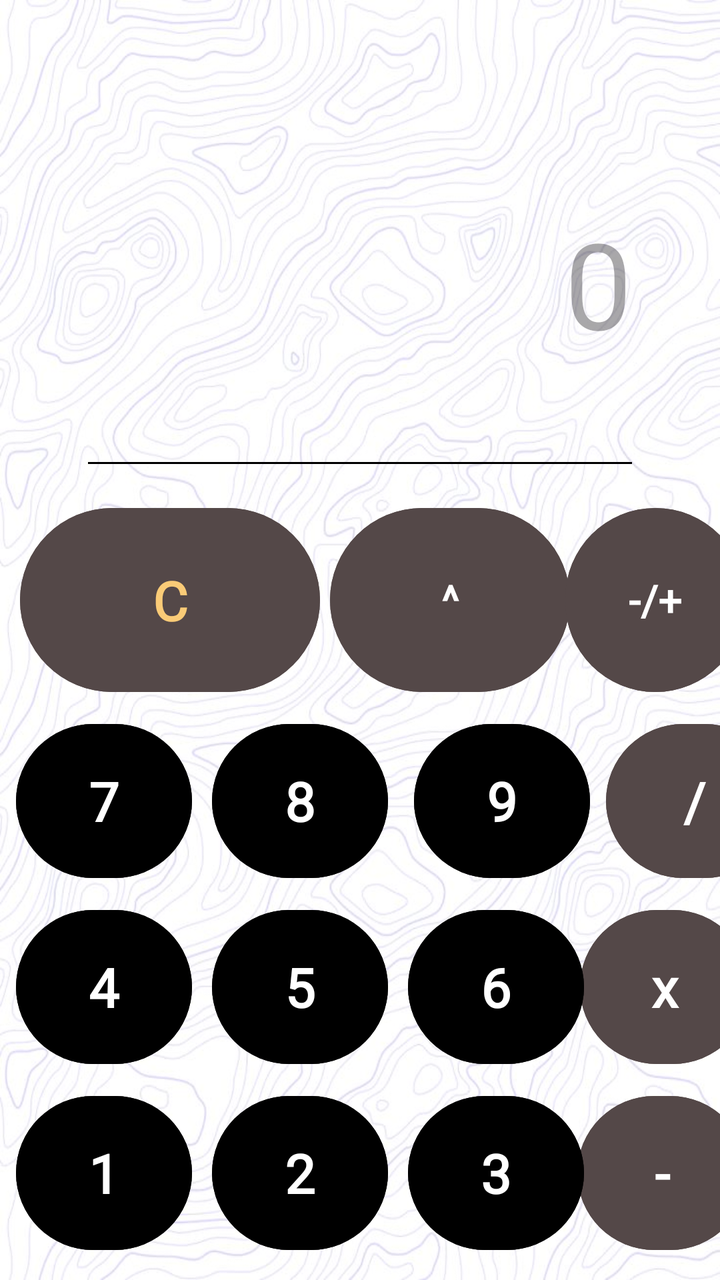
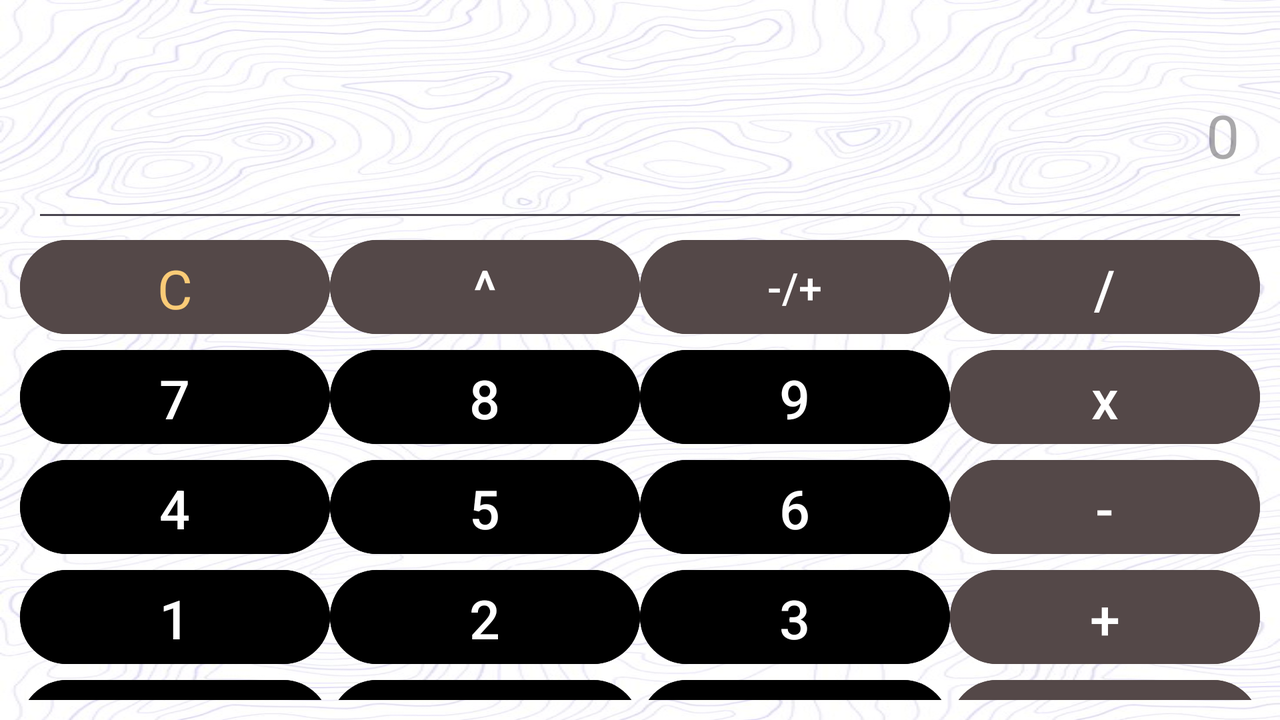

One screen, two layout resources from the same app: the default and the repository's alternative for another configuration. Each is rendered where Android would select it; the XML of both is given below.
<!-- AndroidManifest.xml: application theme Theme.Belajar_mobileElnoah -->
<!-- res/layout/activity_kalkulator2.xml -->
<?xml version="1.0" encoding="utf-8"?>
<androidx.constraintlayout.widget.ConstraintLayout xmlns:android="http://schemas.android.com/apk/res/android"
    xmlns:app="http://schemas.android.com/apk/res-auto"
    xmlns:tools="http://schemas.android.com/tools"
    android:id="@+id/main"
    android:layout_width="match_parent"
    android:layout_height="match_parent"
    android:background="@drawable/backgroundkalku"
    tools:context=".Kalkulator2">

    <EditText
        android:id="@+id/etDisplay"
        android:layout_width="match_parent"
        android:layout_height="200dp"
        android:layout_margin="40dp"
        android:backgroundTint="@color/black"
        android:fontFamily="@font/poppinsregular"
        android:hint="0"
        android:textAlignment="textEnd"
        android:textAppearance="@style/TextAppearance.Material3.TitleLarge"
        android:textColor="@color/black"
        android:textSize="60sp"
        app:layout_constraintBottom_toTopOf="@id/btbersihkan"
        app:layout_constraintEnd_toEndOf="parent"
        app:layout_constraintStart_toStartOf="parent"
        app:layout_constraintTop_toTopOf="parent"
        tools:ignore="MissingConstraints" />

    <Button
        android:id="@+id/btbersihkan"
        android:layout_width="150dp"
        android:layout_height="100dp"
        android:layout_marginStart="10dp"
        android:layout_marginTop="10dp"
        android:backgroundTint="#544848"
        android:text="C"
        android:fontFamily="@font/poppinsbold"
        android:textSize="27sp"
        android:textColor="#FACB77"
        android:textStyle="bold"
        app:layout_constraintStart_toStartOf="parent"
        app:layout_constraintTop_toBottomOf="@id/etDisplay" />

    <Button
        android:id="@+id/btpangkat"
        android:layout_width="120dp"
        android:layout_height="100dp"
        android:layout_marginStart="5dp"
        android:layout_marginTop="10dp"
        android:backgroundTint="#544848"
        android:textColor="@color/white"
        android:text="^"
        android:fontFamily="@font/poppinsregular"
        android:textSize="21sp"
        android:textStyle="bold"
        app:layout_constraintStart_toEndOf="@+id/btbersihkan"
        app:layout_constraintTop_toBottomOf="@id/etDisplay" />

    <Button
        android:id="@+id/btnegatif"
        android:layout_width="90dp"
        android:layout_height="100dp"
        android:layout_marginStart="10dp"
        android:layout_marginTop="10dp"
        android:backgroundTint="#544848"
        android:textColor="@color/white"
        android:text="-/+"
        android:fontFamily="@font/poppinsregular"
        android:textSize="21sp"
        android:textStyle="bold"
        app:layout_constraintEnd_toEndOf="parent"
        app:layout_constraintStart_toEndOf="@+id/btpangkat"
        app:layout_constraintTop_toBottomOf="@id/etDisplay" />

    <Button
        android:id="@+id/btbagi"
        android:layout_width="0dp"
        android:layout_height="85dp"
        android:layout_marginStart="8dp"
        android:layout_marginTop="8dp"
        android:backgroundTint="#544848"
        android:fontFamily="@font/poppinsregular"
        android:text="/"
        android:textColor="@color/white"
        android:textSize="27sp"
        android:textStyle="bold"
        app:layout_constraintStart_toEndOf="@+id/btangka9"
        app:layout_constraintTop_toBottomOf="@id/btnegatif" />

    <Button
        android:id="@+id/btangka7"
        android:layout_width="0dp"
        android:layout_height="85dp"
        android:layout_marginStart="8dp"
        android:layout_marginTop="8dp"
        android:backgroundTint="@color/black"
        android:textColor="@color/white"
        android:text="7"
        android:fontFamily="@font/poppinsregular"
        android:textSize="27sp"
        android:textStyle="bold"
        app:layout_constraintStart_toStartOf="parent"
        app:layout_constraintTop_toBottomOf="@id/btbersihkan" />

    <Button
        android:id="@+id/btangka8"
        android:layout_width="0dp"
        android:layout_height="85dp"
        android:layout_marginStart="10dp"
        android:layout_marginTop="8dp"
        android:backgroundTint="@color/black"
        android:text="8"
        android:textColor="@color/white"
        android:fontFamily="@font/poppinsregular"
        android:textSize="27sp"
        android:textStyle="bold"
        app:layout_constraintStart_toEndOf="@+id/btangka7"
        app:layout_constraintTop_toBottomOf="@id/btpangkat" />

    <Button
        android:id="@+id/btangka9"
        android:layout_width="0dp"
        android:layout_height="85dp"
        android:layout_marginStart="13dp"
        android:layout_marginTop="8dp"
        android:backgroundTint="@color/black"
        android:textColor="@color/white"
        android:text="9"
        android:fontFamily="@font/poppinsregular"
        android:textSize="27sp"
        android:textStyle="bold"
        app:layout_constraintStart_toEndOf="@+id/btangka8"
        app:layout_constraintTop_toBottomOf="@id/btnegatif" />

    <Button
        android:id="@+id/btkali"
        android:layout_width="85dp"
        android:layout_height="85dp"
        android:layout_marginStart="10dp"
        android:layout_marginTop="8dp"
        android:backgroundTint="#544848"
        android:textColor="@color/white"
        android:text="x"
        android:fontFamily="@font/poppinsregular"
        android:textSize="27sp"
        android:textStyle="bold"
        app:layout_constraintEnd_toEndOf="parent"
        app:layout_constraintStart_toEndOf="@+id/btangka9"
        app:layout_constraintTop_toBottomOf="@id/btbagi" />

    <Button
        android:id="@+id/btangka4"
        android:layout_width="0dp"
        android:layout_height="85dp"
        android:layout_marginStart="8dp"
        android:layout_marginTop="8dp"
        android:backgroundTint="@color/black"
        android:textColor="@color/white"
        android:text="4"
        android:fontFamily="@font/poppinsregular"
        android:textSize="27sp"
        android:textStyle="bold"
        app:layout_constraintStart_toStartOf="parent"
        app:layout_constraintTop_toBottomOf="@id/btangka7" />

    <Button
        android:id="@+id/btangka5"
        android:layout_width="0dp"
        android:layout_height="85dp"
        android:layout_marginStart="10dp"
        android:layout_marginTop="8dp"
        android:backgroundTint="@color/black"
        android:textColor="@color/white"
        android:text="5"
        android:fontFamily="@font/poppinsregular"
        android:textSize="27sp"
        android:textStyle="bold"
        app:layout_constraintStart_toEndOf="@+id/btangka4"
        app:layout_constraintTop_toBottomOf="@id/btangka8" />

    <Button
        android:id="@+id/btangka6"
        android:layout_width="0dp"
        android:layout_height="85dp"
        android:layout_marginStart="10dp"
        android:layout_marginTop="8dp"
        android:backgroundTint="@color/black"
        android:textColor="@color/white"
        android:text="6"
        android:fontFamily="@font/poppinsregular"
        android:textSize="27sp"
        android:textStyle="bold"
        app:layout_constraintStart_toEndOf="@+id/btangka5"
        app:layout_constraintTop_toBottomOf="@id/btangka9" />

    <Button
        android:id="@+id/btkurang"
        android:layout_width="85dp"
        android:layout_height="85dp"
        android:layout_marginStart="10dp"
        android:layout_marginTop="8dp"
        android:backgroundTint="#544848"
        android:textColor="@color/white"
        android:text="-"
        android:fontFamily="@font/poppinsregular"
        android:textSize="27sp"
        android:textStyle="bold"
        app:layout_constraintEnd_toEndOf="parent"
        app:layout_constraintStart_toEndOf="@+id/btangka6"
        app:layout_constraintTop_toBottomOf="@id/btkali" />

    <Button
        android:id="@+id/btangka1"
        android:layout_width="0dp"
        android:layout_height="85dp"
        android:layout_marginStart="8dp"
        android:layout_marginTop="8dp"
        android:backgroundTint="@color/black"
        android:textColor="@color/white"
        android:text="1"
        android:textSize="27sp"
        android:textStyle="bold"
        android:fontFamily="@font/poppinsregular"
        app:layout_constraintStart_toStartOf="parent"
        app:layout_constraintTop_toBottomOf="@id/btangka4" />

    <Button
        android:id="@+id/btangka2"
        android:layout_width="0dp"
        android:layout_height="85dp"
        android:layout_marginStart="10dp"
        android:layout_marginTop="8dp"
        android:backgroundTint="@color/black"
        android:textColor="@color/white"
        android:text="2"
        android:fontFamily="@font/poppinsregular"
        android:textSize="27sp"
        android:textStyle="bold"
        app:layout_constraintStart_toEndOf="@+id/btangka1"
        app:layout_constraintTop_toBottomOf="@id/btangka5" />

    <Button
        android:id="@+id/btangka3"
        android:layout_width="0dp"
        android:layout_height="85dp"
        android:layout_marginStart="10dp"
        android:layout_marginTop="8dp"
        android:backgroundTint="@color/black"
        android:textColor="@color/white"
        android:text="3"
        android:fontFamily="@font/poppinsregular"
        android:textSize="27sp"
        android:textStyle="bold"
        app:layout_constraintStart_toEndOf="@+id/btangka2"
        app:layout_constraintTop_toBottomOf="@id/btangka6" />

    <Button
        android:id="@+id/bttambah"
        android:layout_width="85dp"
        android:layout_height="85dp"
        android:layout_marginStart="10dp"
        android:layout_marginTop="8dp"
        android:backgroundTint="#544848"
        android:textColor="@color/white"
        android:text="+"
        android:fontFamily="@font/poppinsregular"
        android:textSize="27sp"
        android:textStyle="bold"

        app:layout_constraintEnd_toEndOf="parent"
        app:layout_constraintStart_toEndOf="@+id/btangka3"
        app:layout_constraintTop_toBottomOf="@id/btkurang" />

    <Button
        android:id="@+id/btpersen"
        android:layout_width="85dp"
        android:layout_height="85dp"
        android:layout_marginStart="10dp"
        android:layout_marginTop="8dp"
        android:backgroundTint="@color/black"
        android:textColor="@color/white"
        android:text="%"
        android:fontFamily="@font/poppinsregular"
        android:textSize="27sp"
        android:textStyle="bold"
        app:layout_constraintStart_toStartOf="parent"
        app:layout_constraintTop_toBottomOf="@id/btangka1" />

    <Button
        android:id="@+id/btangka0"
        android:layout_width="85dp"
        android:layout_height="85dp"
        android:layout_marginStart="10dp"
        android:layout_marginTop="8dp"
        android:backgroundTint="@color/black"
        android:textColor="@color/white"
        android:text="0"
        android:fontFamily="@font/poppinsregular"
        android:textSize="27sp"
        android:textStyle="bold"
        app:layout_constraintStart_toEndOf="@+id/btpersen"
        app:layout_constraintTop_toBottomOf="@id/btangka2" />

    <Button
        android:id="@+id/btkoma"
        android:layout_width="85dp"
        android:layout_height="85dp"
        android:layout_marginStart="15dp"
        android:layout_marginTop="8dp"
        android:backgroundTint="@color/black"
        android:textColor="@color/white"
        android:text=","
        android:fontFamily="@font/poppinsregular"
        android:textSize="27sp"
        android:textStyle="bold"
        app:layout_constraintStart_toEndOf="@+id/btangka0"
        app:layout_constraintTop_toBottomOf="@id/btangka3" />

    <Button
        android:id="@+id/btsama"
        android:layout_width="390dp"
        android:layout_height="85dp"
        android:layout_marginStart="-290dp"
        android:layout_marginTop="8dp"
        android:layout_marginRight="100dp"
        android:backgroundTint="#544848"
        android:text="="
        android:textColor="@color/white"
        android:textSize="27sp"
        android:textStyle="bold"
        app:layout_constraintEnd_toEndOf="parent"
        app:layout_constraintStart_toEndOf="@+id/btkoma"
        app:layout_constraintTop_toBottomOf="@id/bttambah" />
</androidx.constraintlayout.widget.ConstraintLayout>
<!-- resources referenced by this layout -->
<resources>
  <!-- drawable backgroundkalku: jpg bitmap (drawable, 104274 bytes) -->
  <style name="Theme.Belajar_mobileElnoah" parent="Base.Theme.Belajar_mobileElnoah" />
  <style name="Base.Theme.Belajar_mobileElnoah" parent="Theme.Material3.DayNight.NoActionBar">
          
          
      </style>
</resources>
<!-- res/layout-land/activity_kalkulator2.xml (the repository's variant of the layout above) -->
<!-- drawn on the phone turned sideways -->
<?xml version="1.0" encoding="utf-8"?>
<androidx.constraintlayout.widget.ConstraintLayout
    xmlns:android="http://schemas.android.com/apk/res/android"
    xmlns:app="http://schemas.android.com/apk/res-auto"
    xmlns:tools="http://schemas.android.com/tools"
    android:id="@+id/main"
    android:layout_width="match_parent"
    android:layout_height="match_parent"
    android:background="@drawable/backgroundkalku"
    tools:context=".Kalkulator2"
    android:padding="10dp">

    

    
    <EditText
        android:id="@+id/etDisplay"
        android:layout_width="0dp"
        android:layout_height="100dp"
        android:layout_margin="6dp"
        android:fontFamily="@font/poppinsregular"
        android:hint="0"
        android:textAlignment="textEnd"
        android:textAppearance="@style/TextAppearance.Material3.TitleLarge"
        android:textSize="30sp"
        app:layout_constraintEnd_toEndOf="parent"
        app:layout_constraintHorizontal_bias="0.0"
        app:layout_constraintStart_toStartOf="parent"
        app:layout_constraintTop_toTopOf="parent" />

    <Button
        android:id="@+id/btbersihkan"
        android:layout_width="0dp"
        android:layout_height="55dp"
        android:backgroundTint="#544848"
        android:text="C"
        android:textSize="27sp"
        android:textColor="#FACB77"
        android:fontFamily="@font/poppinsbold"
        app:layout_constraintTop_toBottomOf="@id/etDisplay"
        app:layout_constraintStart_toStartOf="parent"
        app:layout_constraintEnd_toStartOf="@id/btpangkat" />

    <Button
        android:id="@+id/btpangkat"
        android:layout_width="0dp"
        android:layout_height="55dp"
        android:backgroundTint="#544848"
        android:text="^"
        android:textSize="27sp"
        app:layout_constraintTop_toBottomOf="@id/etDisplay"
        app:layout_constraintStart_toEndOf="@id/btbersihkan"
        app:layout_constraintEnd_toStartOf="@id/btnegatif" />

    <Button
        android:id="@+id/btnegatif"
        android:layout_width="0dp"
        android:layout_height="55dp"
        android:backgroundTint="#544848"
        android:text="-/+"
        android:textSize="21sp"
        app:layout_constraintTop_toBottomOf="@id/etDisplay"
        app:layout_constraintStart_toEndOf="@id/btpangkat"
        app:layout_constraintEnd_toStartOf="@id/btbagi" />

    <Button
        android:id="@+id/btbagi"
        android:layout_width="0dp"
        android:layout_height="55dp"
        android:backgroundTint="#544848"
        android:text="/"
        android:textSize="27sp"
        app:layout_constraintTop_toBottomOf="@id/etDisplay"
        app:layout_constraintStart_toEndOf="@id/btnegatif"
        app:layout_constraintEnd_toEndOf="parent" />

    
    <Button
        android:id="@+id/btangka7"
        android:layout_width="0dp"
        android:layout_height="55dp"
        android:backgroundTint="@color/black"
        android:text="7"
        android:textSize="27sp"
        app:layout_constraintTop_toBottomOf="@id/btbersihkan"
        app:layout_constraintStart_toStartOf="parent"
        app:layout_constraintEnd_toStartOf="@id/btangka8" />

    <Button
        android:id="@+id/btangka8"
        android:layout_width="0dp"
        android:layout_height="55dp"
        android:backgroundTint="@color/black"
        android:text="8"
        android:textSize="27sp"
        app:layout_constraintTop_toBottomOf="@id/btpangkat"
        app:layout_constraintStart_toEndOf="@id/btangka7"
        app:layout_constraintEnd_toStartOf="@id/btangka9" />

    <Button
        android:id="@+id/btangka9"
        android:layout_width="0dp"
        android:layout_height="55dp"
        android:backgroundTint="@color/black"
        android:text="9"
        android:textSize="27sp"
        app:layout_constraintTop_toBottomOf="@id/btnegatif"
        app:layout_constraintStart_toEndOf="@id/btangka8"
        app:layout_constraintEnd_toStartOf="@id/btkali" />

    <Button
        android:id="@+id/btkali"
        android:layout_width="0dp"
        android:layout_height="55dp"
        android:backgroundTint="#544848"
        android:text="x"
        android:textSize="27sp"
        app:layout_constraintTop_toBottomOf="@id/btbagi"
        app:layout_constraintStart_toEndOf="@id/btangka9"
        app:layout_constraintEnd_toEndOf="parent" />

    
    <Button
        android:id="@+id/btangka4"
        android:layout_width="0dp"
        android:layout_height="55dp"
        android:backgroundTint="@color/black"
        android:text="4"
        android:textSize="27sp"
        app:layout_constraintTop_toBottomOf="@id/btangka7"
        app:layout_constraintStart_toStartOf="parent"
        app:layout_constraintEnd_toStartOf="@id/btangka5" />

    <Button
        android:id="@+id/btangka5"
        android:layout_width="0dp"
        android:layout_height="55dp"
        android:backgroundTint="@color/black"
        android:text="5"
        android:textSize="27sp"
        app:layout_constraintTop_toBottomOf="@id/btangka8"
        app:layout_constraintStart_toEndOf="@id/btangka4"
        app:layout_constraintEnd_toStartOf="@id/btangka6" />

    <Button
        android:id="@+id/btangka6"
        android:layout_width="0dp"
        android:layout_height="55dp"
        android:backgroundTint="@color/black"
        android:text="6"
        android:textSize="27sp"
        app:layout_constraintTop_toBottomOf="@id/btangka9"
        app:layout_constraintStart_toEndOf="@id/btangka5"
        app:layout_constraintEnd_toStartOf="@id/btkurang" />

    <Button
        android:id="@+id/btkurang"
        android:layout_width="0dp"
        android:layout_height="55dp"
        android:backgroundTint="#544848"
        android:text="-"
        android:textSize="27sp"
        app:layout_constraintTop_toBottomOf="@id/btkali"
        app:layout_constraintStart_toEndOf="@id/btangka6"
        app:layout_constraintEnd_toEndOf="parent" />

    
    <Button
        android:id="@+id/btangka1"
        android:layout_width="0dp"
        android:layout_height="55dp"
        android:backgroundTint="@color/black"
        android:text="1"
        android:textSize="27sp"
        app:layout_constraintTop_toBottomOf="@id/btangka4"
        app:layout_constraintStart_toStartOf="parent"
        app:layout_constraintEnd_toStartOf="@id/btangka2" />

    <Button
        android:id="@+id/btangka2"
        android:layout_width="0dp"
        android:layout_height="55dp"
        android:backgroundTint="@color/black"
        android:text="2"
        android:textSize="27sp"
        app:layout_constraintTop_toBottomOf="@id/btangka5"
        app:layout_constraintStart_toEndOf="@id/btangka1"
        app:layout_constraintEnd_toStartOf="@id/btangka3" />

    <Button
        android:id="@+id/btangka3"
        android:layout_width="0dp"
        android:layout_height="55dp"
        android:backgroundTint="@color/black"
        android:text="3"
        android:textSize="27sp"
        app:layout_constraintTop_toBottomOf="@id/btangka6"
        app:layout_constraintStart_toEndOf="@id/btangka2"
        app:layout_constraintEnd_toStartOf="@id/bttambah" />

    <Button
        android:id="@+id/bttambah"
        android:layout_width="0dp"
        android:layout_height="55dp"
        android:backgroundTint="#544848"
        android:text="+"
        android:textSize="27sp"
        app:layout_constraintTop_toBottomOf="@id/btkurang"
        app:layout_constraintStart_toEndOf="@id/btangka3"
        app:layout_constraintEnd_toEndOf="parent" />

    
    <Button
        android:id="@+id/btpersen"
        android:layout_width="0dp"
        android:layout_height="55dp"
        android:backgroundTint="@color/black"
        android:text="%"
        android:textSize="27sp"
        app:layout_constraintTop_toBottomOf="@id/btangka1"
        app:layout_constraintStart_toStartOf="parent"
        app:layout_constraintEnd_toStartOf="@id/btangka0" />

    <Button
        android:id="@+id/btangka0"
        android:layout_width="0dp"
        android:layout_height="55dp"
        android:backgroundTint="@color/black"
        android:text="0"
        android:textSize="27sp"
        app:layout_constraintTop_toBottomOf="@id/btangka1"
        app:layout_constraintStart_toEndOf="@id/btpersen"
        app:layout_constraintEnd_toStartOf="@id/btkoma" />

    <Button
        android:id="@+id/btkoma"
        android:layout_width="0dp"
        android:layout_height="55dp"
        android:backgroundTint="@color/black"
        android:text=","
        android:textSize="27sp"
        app:layout_constraintTop_toBottomOf="@id/btangka1"
        app:layout_constraintStart_toEndOf="@id/btangka0"
        app:layout_constraintEnd_toStartOf="@id/btsama" />

    <Button
        android:id="@+id/btsama"
        android:layout_width="0dp"
        android:layout_height="55dp"
        android:backgroundTint="#544848"
        android:text="="
        android:textSize="27sp"
        app:layout_constraintTop_toBottomOf="@id/bttambah"
        app:layout_constraintStart_toEndOf="@id/btkoma"
        app:layout_constraintEnd_toEndOf="parent" />

</androidx.constraintlayout.widget.ConstraintLayout>
